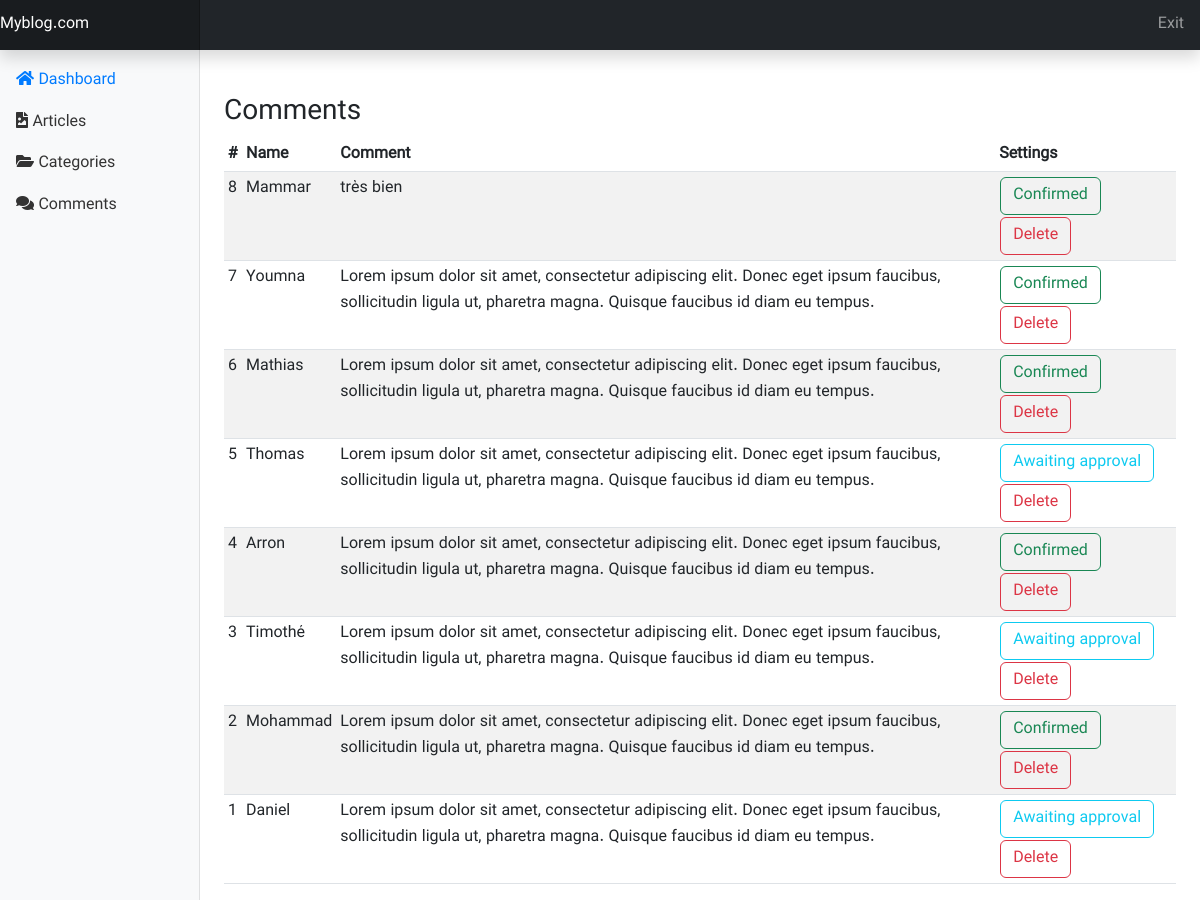
/admin/comment.php (signed in), run on the app's committed database.
### tables this page shows
CREATE TABLE `comments` (
  `id` int(11) NOT NULL,
  `name` varchar(100) NOT NULL,
  `comment` text NOT NULL,
  `post_id` int(11) NOT NULL,
  `status` tinyint(1) NOT NULL DEFAULT '0'
);

### admin/comment.php (the view, shortened to what this page needs)
<?php
include("./include/header.php");
$query_comments = "SELECT * FROM comments ORDER BY id DESC";
$comments = $db->query($query_comments);
?>
<div class="container-fluid">
    <div class="row">
        <?php include('./include/sidebar.php') ?>
        <main role="main" class="col-md-9 ml-sm-auto col-lg-10 px-4">
            <h3 class="mt-5"> Comments </h3>
            <div class="table-responsive">
                <form action="post">
                    <table class="table table-striped table-sm">
                        <thead>
                            <tr>
                                <th>#</th>
                                <th> Name </th>
                                <th> Comment </th>
                                <th> Settings </th>
                            </tr>
                        </thead>
                        <tbody>
                            <?php
                            if ($comments->rowCount() > 0) {
                                foreach ($comments as $comment) {
                                    ?>
                                    <tr>
                                        <td><?php echo $comment['id'] ?></td>
                                        <td><?php echo $comment['name'] ?></td>
                                        <td><?php echo $comment['comment'] ?></td>
                                        <td>
                                            <?php
                                                if ($comment['status']) {
                                                    ?>
                                                <a href="#" class="btn btn-outline-success">  Confirmed </a>
                                            <?php
                                                } else {
                                                    ?>
                                                <a href="comment.php?action=approve&id=<?php echo $comment['id'] ?>" class="btn btn-outline-info"> Awaiting approval </a>
                                            <?php
                                                }
                                                ?>
                                            <a href="comment.php?action=delete&id=<?php echo $comment['id'] ?>" class="btn btn-outline-danger"> Delete </a>
                                        </td>
                                    </tr>
                            <?php
                                }
                            }
                            ?>
                        </tbody>
                    </table>
                </form>
            </div>
        </main>
    </div>
</div>

### admin/css/admin.css (style rules this page uses)
body { font-family: "Vazir" !important; line-height: 1.6; }
.btn { margin: 1px !important; }
[role="main"] { padding-top: 110px; }
@media (min-width: 768px) { [role="main"] { padding-top: 48px; } }

### data on the page
comments: id "8", name "Mammar", comment "très bien", status "Confirmed"
comments: id "7", name "Youmna", comment "Lorem ipsum dolor sit amet, consectetur adipiscing elit. Donec eget ipsum faucibus, sollicitudin ligula ut, pharetra magna. Quisque faucibus id diam eu tempus.", status "Confirmed"
comments: id "6", name "Mathias", comment "Lorem ipsum dolor sit amet, consectetur adipiscing elit. Donec eget ipsum faucibus, sollicitudin ligula ut, pharetra magna. Quisque faucibus id diam eu tempus.", status "Confirmed"
comments: id "5", name "Thomas", comment "Lorem ipsum dolor sit amet, consectetur adipiscing elit. Donec eget ipsum faucibus, sollicitudin ligula ut, pharetra magna. Quisque faucibus id diam eu tempus."
comments: id "4", name "Arron", comment "Lorem ipsum dolor sit amet, consectetur adipiscing elit. Donec eget ipsum faucibus, sollicitudin ligula ut, pharetra magna. Quisque faucibus id diam eu tempus.", status "Confirmed"
comments: id "3", name "Timothé", comment "Lorem ipsum dolor sit amet, consectetur adipiscing elit. Donec eget ipsum faucibus, sollicitudin ligula ut, pharetra magna. Quisque faucibus id diam eu tempus."
comments: id "2", name "Mohammad", comment "Lorem ipsum dolor sit amet, consectetur adipiscing elit. Donec eget ipsum faucibus, sollicitudin ligula ut, pharetra magna. Quisque faucibus id diam eu tempus.", status "Confirmed"
comments: id "1", name "Daniel", comment "Lorem ipsum dolor sit amet, consectetur adipiscing elit. Donec eget ipsum faucibus, sollicitudin ligula ut, pharetra magna. Quisque faucibus id diam eu tempus."
